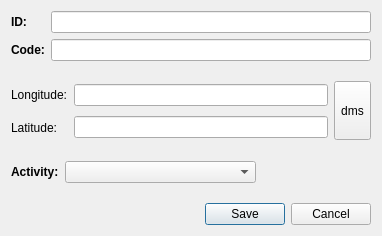
<?xml version="1.0" encoding="UTF-8"?>
<ui version="4.0">
 <class>Dialog</class>
 <widget class="QDialog" name="Dialog">
  <property name="geometry">
   <rect>
    <x>0</x>
    <y>0</y>
    <width>382</width>
    <height>236</height>
   </rect>
  </property>
  <property name="windowTitle">
   <string>Dialog</string>
  </property>
  <layout class="QGridLayout" name="gridLayout_5">
   <item row="0" column="0" colspan="3">
    <layout class="QGridLayout" name="gridLayout_2">
     <item row="0" column="0">
      <widget class="QLabel" name="label_3">
       <property name="font">
        <font>
         <weight>75</weight>
         <bold>true</bold>
        </font>
       </property>
       <property name="text">
        <string>ID:</string>
       </property>
      </widget>
     </item>
     <item row="0" column="1">
      <widget class="QLineEdit" name="lineEdit_3">
       <property name="minimumSize">
        <size>
         <width>311</width>
         <height>0</height>
        </size>
       </property>
       <property name="alignment">
        <set>Qt::AlignLeading|Qt::AlignLeft|Qt::AlignVCenter</set>
       </property>
      </widget>
     </item>
     <item row="1" column="0">
      <widget class="QLabel" name="label_6">
       <property name="font">
        <font>
         <weight>75</weight>
         <bold>true</bold>
        </font>
       </property>
       <property name="text">
        <string>Code:</string>
       </property>
      </widget>
     </item>
     <item row="1" column="1">
      <widget class="QLineEdit" name="lineEdit_5">
       <property name="minimumSize">
        <size>
         <width>311</width>
         <height>0</height>
        </size>
       </property>
       <property name="alignment">
        <set>Qt::AlignLeading|Qt::AlignLeft|Qt::AlignVCenter</set>
       </property>
      </widget>
     </item>
    </layout>
   </item>
   <item row="1" column="0">
    <spacer name="verticalSpacer">
     <property name="orientation">
      <enum>Qt::Vertical</enum>
     </property>
     <property name="sizeHint" stdset="0">
      <size>
       <width>20</width>
       <height>7</height>
      </size>
     </property>
    </spacer>
   </item>
   <item row="2" column="0" colspan="3">
    <layout class="QGridLayout" name="gridLayout">
     <item row="0" column="0">
      <widget class="QLabel" name="label">
       <property name="text">
        <string>Longitude:</string>
       </property>
      </widget>
     </item>
     <item row="0" column="1">
      <widget class="QLineEdit" name="lineEdit_longitude">
       <property name="alignment">
        <set>Qt::AlignRight|Qt::AlignTrailing|Qt::AlignVCenter</set>
       </property>
      </widget>
     </item>
     <item row="0" column="2" rowspan="2">
      <widget class="QToolButton" name="toolButton">
       <property name="minimumSize">
        <size>
         <width>0</width>
         <height>59</height>
        </size>
       </property>
       <property name="text">
        <string>dms</string>
       </property>
      </widget>
     </item>
     <item row="1" column="0">
      <widget class="QLabel" name="label_2">
       <property name="text">
        <string>Latitude:</string>
       </property>
      </widget>
     </item>
     <item row="1" column="1">
      <widget class="QLineEdit" name="lineEdit_2_latitude">
       <property name="alignment">
        <set>Qt::AlignRight|Qt::AlignTrailing|Qt::AlignVCenter</set>
       </property>
      </widget>
     </item>
    </layout>
   </item>
   <item row="3" column="1">
    <spacer name="verticalSpacer_2">
     <property name="orientation">
      <enum>Qt::Vertical</enum>
     </property>
     <property name="sizeHint" stdset="0">
      <size>
       <width>20</width>
       <height>7</height>
      </size>
     </property>
    </spacer>
   </item>
   <item row="4" column="0" colspan="3">
    <layout class="QGridLayout" name="gridLayout_3">
     <item row="0" column="0">
      <widget class="QLabel" name="label_4">
       <property name="font">
        <font>
         <weight>75</weight>
         <bold>true</bold>
        </font>
       </property>
       <property name="text">
        <string>Activity:</string>
       </property>
      </widget>
     </item>
     <item row="0" column="1">
      <widget class="QComboBox" name="comboBox">
       <property name="minimumSize">
        <size>
         <width>191</width>
         <height>0</height>
        </size>
       </property>
       <property name="editable">
        <bool>false</bool>
       </property>
      </widget>
     </item>
     <item row="0" column="2">
      <spacer name="horizontalSpacer">
       <property name="orientation">
        <enum>Qt::Horizontal</enum>
       </property>
       <property name="sizeHint" stdset="0">
        <size>
         <width>40</width>
         <height>20</height>
        </size>
       </property>
      </spacer>
     </item>
    </layout>
   </item>
   <item row="5" column="2">
    <spacer name="verticalSpacer_3">
     <property name="orientation">
      <enum>Qt::Vertical</enum>
     </property>
     <property name="sizeHint" stdset="0">
      <size>
       <width>20</width>
       <height>0</height>
      </size>
     </property>
    </spacer>
   </item>
   <item row="6" column="0" colspan="3">
    <layout class="QGridLayout" name="gridLayout_4">
     <item row="0" column="0">
      <widget class="QLabel" name="label_5">
       <property name="text">
        <string/>
       </property>
      </widget>
     </item>
     <item row="0" column="1">
      <widget class="QDialogButtonBox" name="buttonBox">
       <property name="orientation">
        <enum>Qt::Horizontal</enum>
       </property>
       <property name="standardButtons">
        <set>QDialogButtonBox::Cancel|QDialogButtonBox::Save</set>
       </property>
      </widget>
     </item>
    </layout>
   </item>
  </layout>
 </widget>
 <resources/>
 <connections>
  <connection>
   <sender>buttonBox</sender>
   <signal>accepted()</signal>
   <receiver>Dialog</receiver>
   <slot>accept()</slot>
   <hints>
    <hint type="sourcelabel">
     <x>248</x>
     <y>254</y>
    </hint>
    <hint type="destinationlabel">
     <x>157</x>
     <y>274</y>
    </hint>
   </hints>
  </connection>
  <connection>
   <sender>buttonBox</sender>
   <signal>rejected()</signal>
   <receiver>Dialog</receiver>
   <slot>reject()</slot>
   <hints>
    <hint type="sourcelabel">
     <x>316</x>
     <y>260</y>
    </hint>
    <hint type="destinationlabel">
     <x>286</x>
     <y>274</y>
    </hint>
   </hints>
  </connection>
 </connections>
</ui>
